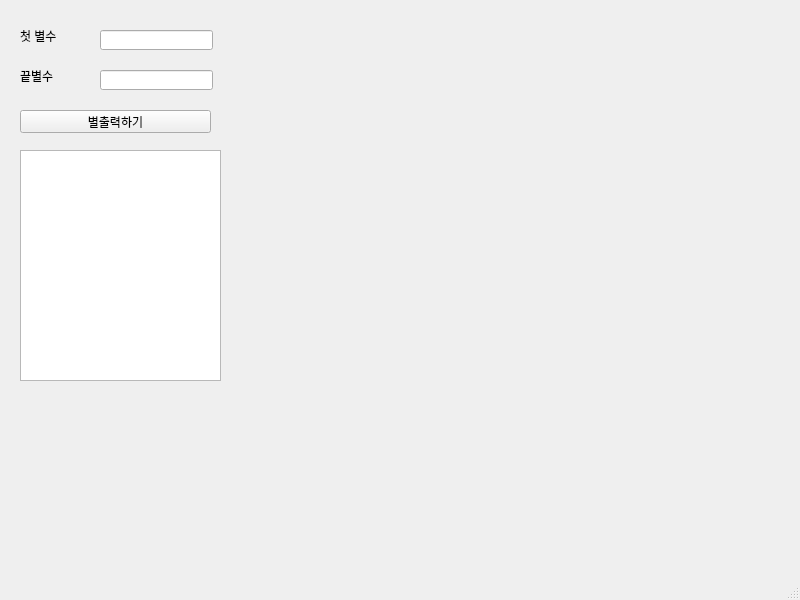
<?xml version="1.0" encoding="UTF-8"?>
<ui version="4.0">
 <class>MainWindow</class>
 <widget class="QMainWindow" name="MainWindow">
  <property name="geometry">
   <rect>
    <x>0</x>
    <y>0</y>
    <width>800</width>
    <height>600</height>
   </rect>
  </property>
  <property name="windowTitle">
   <string>MainWindow</string>
  </property>
  <widget class="QWidget" name="centralwidget">
   <widget class="QLabel" name="lbl_first">
    <property name="geometry">
     <rect>
      <x>20</x>
      <y>30</y>
      <width>56</width>
      <height>12</height>
     </rect>
    </property>
    <property name="text">
     <string>첫 별수</string>
    </property>
   </widget>
   <widget class="QLabel" name="lbl_last">
    <property name="geometry">
     <rect>
      <x>20</x>
      <y>70</y>
      <width>56</width>
      <height>12</height>
     </rect>
    </property>
    <property name="text">
     <string>끝별수</string>
    </property>
   </widget>
   <widget class="QLineEdit" name="le_first">
    <property name="geometry">
     <rect>
      <x>100</x>
      <y>30</y>
      <width>113</width>
      <height>20</height>
     </rect>
    </property>
    <property name="text">
     <string/>
    </property>
   </widget>
   <widget class="QLineEdit" name="le_last">
    <property name="geometry">
     <rect>
      <x>100</x>
      <y>70</y>
      <width>113</width>
      <height>20</height>
     </rect>
    </property>
   </widget>
   <widget class="QPushButton" name="pb">
    <property name="geometry">
     <rect>
      <x>20</x>
      <y>110</y>
      <width>191</width>
      <height>23</height>
     </rect>
    </property>
    <property name="text">
     <string>별출력하기</string>
    </property>
   </widget>
   <widget class="QTextEdit" name="te">
    <property name="geometry">
     <rect>
      <x>20</x>
      <y>150</y>
      <width>201</width>
      <height>231</height>
     </rect>
    </property>
   </widget>
  </widget>
  <widget class="QMenuBar" name="menubar">
   <property name="geometry">
    <rect>
     <x>0</x>
     <y>0</y>
     <width>800</width>
     <height>21</height>
    </rect>
   </property>
  </widget>
  <widget class="QStatusBar" name="statusbar"/>
 </widget>
 <resources/>
 <connections/>
</ui>
